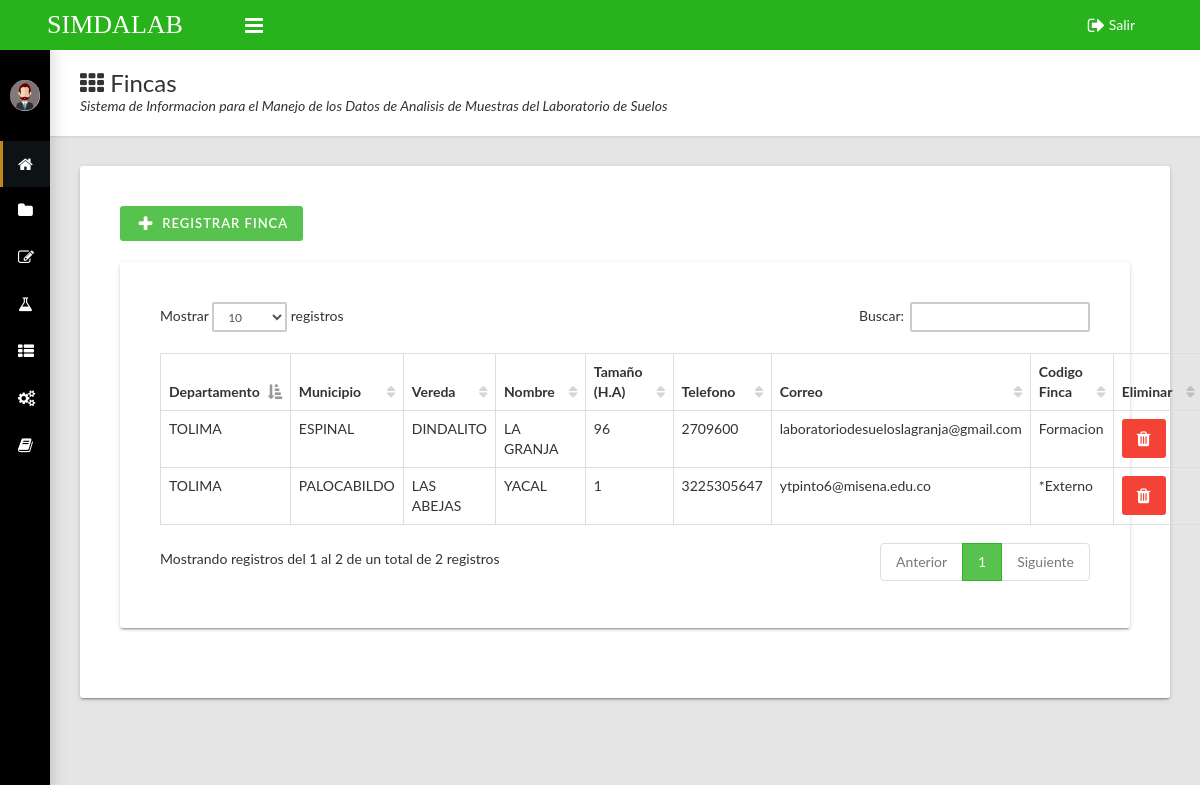
Screenshot of /pages/Administrador/registrar/Reg-Finca/Reg-Finca.php (signed in) with the database file from the repository.
### tables this page shows
CREATE TABLE `fincas` (
  `id_Finca` bigint(20) NOT NULL,
  `id_Vereda` bigint(20) NOT NULL,
  `nombre_Finca` varchar(60) NOT NULL,
  `Tamano` float NOT NULL COMMENT 'Tamaño por hectáreas ',
  `numero_Telefono` varchar(20) NOT NULL,
  `correo_Electronico` varchar(100) NOT NULL,
  `codigoFinca` varchar(20) NOT NULL
);

CREATE TABLE `departamentos` (
  `id_Departamento` bigint(20) NOT NULL,
  `nombre_Departamento` varchar(30) NOT NULL
);

CREATE TABLE `municipios` (
  `id_Municipio` bigint(20) NOT NULL,
  `id_Departamento` bigint(20) NOT NULL,
  `nombre_Municipio` varchar(30) NOT NULL
);

CREATE TABLE `veredas` (
  `id_Vereda` bigint(20) NOT NULL,
  `id_Municipio` bigint(20) NOT NULL,
  `nombre_Vereda` varchar(60) NOT NULL
);

### pages/Administrador/registrar/Reg-Finca/Reg-Finca.php (the view, shortened to what this page needs)
<?php
if (isset($_SESSION['ADMINISTRADOR']))
{
  include '../../../../assets/conexion/conexion.php';
?>
<!DOCTYPE html>
<html>
  <head>
    <link rel="stylesheet" type="text/css" href="../../../../assets/css/main.css">
  </head>
  <body class="sidebar-mini fixed sidebar-collapse">
    <div class="wrapper">
      <header class="main-header hidden-print"><a class="logo" href="../../index.php">SIMDALAB</a>
        <nav class="navbar navbar-static-top">
          <a class="sidebar-toggle" href="#" data-toggle="offcanvas"></a>
          <div class="navbar-custom-menu">
            <ul class="top-nav">
              <li><a href="../../../../assets/conexion/cerrar.php"><i class="fa fa-sign-out fa-lg"></i> Salir</a></li>
            </ul>
          </div>
        </nav>
      </header>
      <aside class="main-sidebar hidden-print">
        <section class="sidebar">
          <div class="user-panel">
            <div class="pull-left image"><img class="img-circle" src="../../../../assets/imagenes/administrador.png" alt="User Image"></div>
          </div>
          <ul class="sidebar-menu">
            <li class="active"><a href="../../index.php"><i class="fa fa-home"></i><span>Inicio</span></a></li>
            <li class="treeview"><a href="#"><i class="fa fa-folder"></i><span>Registrar</span><i class="fa fa-angle-right"></i></a>
                <li class="treeview"><a href="#"><i class="fa fa-edit"></i><span>Ingresar</span><i class="fa fa-angle-right"></i></a>
            </li>
               <li class="treeview"><a href="#"><i class="fa fa-flask"></i><span>Analizar</span><i class="fa fa-angle-right"></i></a>
            </li>
            <li class="treeview"><a href="#"><i class="fa fa-th-list"></i><span>Consultar</span><i class="fa fa-angle-right"></i></a>
            </li>
            <li class="treeview"><a href="#"><i class="fa fa-gears"></i><span>Configuracion</span><i class="fa fa-angle-right"></i></a>
            </li>
            <li class=""><a href="../../manual_usuario/manual_de_usuario_simdalab.pdf"><i class="fa fa-book"></i><span>Manual De Usuario</span></a></li>
          </ul>
        </section>
      </aside>
      <div class="content-wrapper">
        <div class="page-title">
          <div>
            <h1><i class="fa fa-th"></i> Fincas</h1>
            <p>Sistema de Informacion para el Manejo de los Datos de Analisis de Muestras del Laboratorio de Suelos</p>
          </div>
        </div>
        <div class="row">
          <div class="col-md-12">
            <div class="card">
              <div class="row">
                <div class="col-md-4">
                  <button class="btn btn-primary icon-btn" type="button" data-toggle="modal" data-target="#abrir_formulario"><i class="fa fa-fw fa-lg fa-plus"></i>Registrar Finca</button>
                    <div class="col-md-8"></div>
                </div>
              </div>
              <br>
              <div class="row">
                <div class="col-md-12">
                  <div class="card">
                    <div class="card-body" id="Contenedor_Recargar">
                      <table class="table table-hover table-bordered" id="sampleTable">
                        <thead>
                          <tr>
                            <th>Departamento</th>
                            <th>Municipio</th>
                            <th>Vereda</th>
                            <th>Nombre</th>
                            <th>Tamaño (H.A)</th>
                            <th>Telefono</th>
                            <th>Correo</th>
                            <th>Codigo Finca</th>
                            <th>Eliminar</th>
                          </tr>
                        </thead>
                        <tbody>
                          <?php
                          $conexion->set_charset('utf8');
          $busqueda="SELECT `id_Finca`, veredas.nombre_Vereda, municipios.nombre_Municipio, departamentos.nombre_Departamento, `nombre_Finca`, `Tamano`, `numero_Telefono`, `correo_Electronico`, `codigoFinca` FROM `fincas`
INNER JOIN veredas ON fincas.id_Vereda=veredas.id_Vereda
INNER JOIN municipios ON veredas.id_Municipio=municipios.id_Municipio
INNER JOIN departamentos ON municipios.id_Departamento=departamentos.id_Departamento
ORDER BY `fincas`.`id_Finca` DESC";
          $query=mysqli_query($conexion,$busqueda);
          while ($fila=mysqli_fetch_row($query)){
            echo "<tr> ";
            echo "<td>$fila[3]  </td>";
            echo "<td>$fila[2]  </td>";
            echo "<td>$fila[1] </td>";
            echo "<td>$fila[4] </td>";
            echo "<td>$fila[5] </td>";
            echo "<td>$fila[6] </td>";
            echo "<td>$fila[7] </td>";
            echo "<td>$fila[8] </td>";
            echo "<td><div><a class='btn btn-danger' href='eliminar-finca.php?id_Finca=".$fila['0']."'><i class='fa fa-lg fa-trash'></i></a></div></td>";
            echo "</tr>";
            }
          ?>
                        </tbody>
                      </table>
                    </div>
                  </div>
                </div>
              </div>
            </div>
          </div>
        </div>
      </div>
  </body>
</html>
<?php
}
else
{
  echo "<script type='text/javascript'>alert('Acceso Denegado');location='../../../../index.php?Acceso Denegado'</script>";
}
?>

### rows the page displays
fincas: departamentos.nombre_Departamento "TOLIMA", municipios.nombre_Municipio "ESPINAL", id_Vereda.nombre_Vereda "DINDALITO", nombre_Finca "LA GRANJA", Tamano "96", numero_Telefono "2709600", correo_Electronico "laboratoriodesueloslagranja@gmail.com", codigoFinca "Formacion"
fincas: departamentos.nombre_Departamento "TOLIMA", municipios.nombre_Municipio "PALOCABILDO", id_Vereda.nombre_Vereda "LAS ABEJAS", nombre_Finca "YACAL", Tamano "1", numero_Telefono "3225305647", correo_Electronico "ytpinto6@misena.edu.co", codigoFinca "*Externo"
